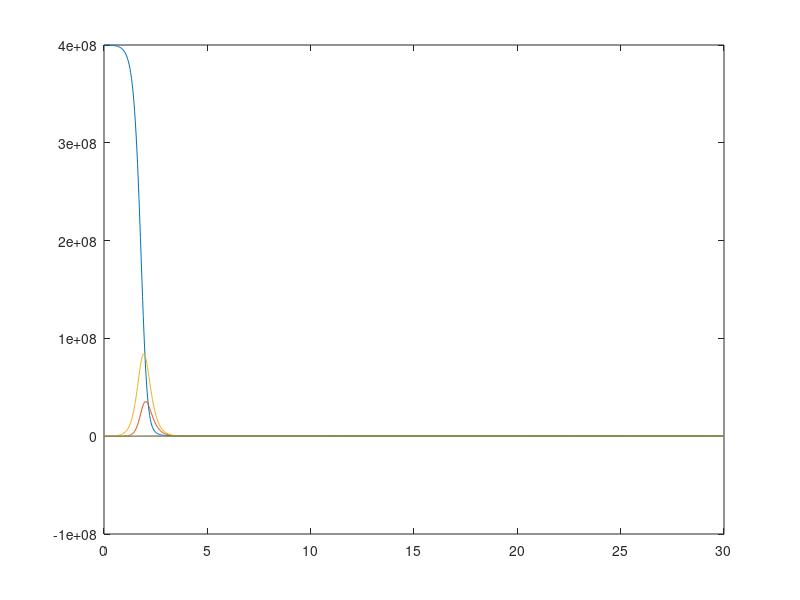

The MATLAB source for this figure:
%clc
%clear all
%format long

betaS = 2.8*10^(-5) ;
betaV = 0.5*betaS ;
betaR = 0.5*betaS ;
d = 4 ;
c = 3 ;
thetaS = 1.2*10^(-2) ;
thetaR = 1.2*10^(-2) ;
p = 0.9 ;


% x(1) = T
% x(2) = IS
% x(3) = IR
% x(4) = VS
% x(5) = VR

% format longG

%for i = 1:10

%   epsilon = 0.1*i;
    
    g = @(t,x) [-betaS*x(4)*x(1) - betaV*x(5)*x(1) ;
         betaS*x(4)*x(1) - d*x(2) ;
         betaR*x(5)*x(1) - d*x(3) ; 
         p*thetaS*x(2) - c*x(4) ;
         (1-p)*thetaS*x(2) + thetaR*x(3) - c*x(5)];
     
    %[t,xa] = ode45(g,[0 30],[4*10^(8) 0 0  9.3*10^(-2) ]);
    [t,xa] = ode45(g,[0 30], [(4*10^8) 100 100  (9.3*10^(-2)) 100]);
    %[t,xa] = ode45(g,[0 30], [1 1 1 1 1]);
    
    %subplot(2, 5, i);
    %caption = sprintf('Epsilon = %2g', epsilon);
    % caption = sprintf('Epsilon = %d', epsilon); % PROBLEM !!!
    % caption = sprintf('Epsilon = %d', num2str(epsilon)); % PROBLEM !!!
    plot(t,xa(:,1), t, xa(:,2), t, xa(:,3), t, xa(:,4), t, xa(:,5) )
    %title(caption)
    % hold on
    
    
%end